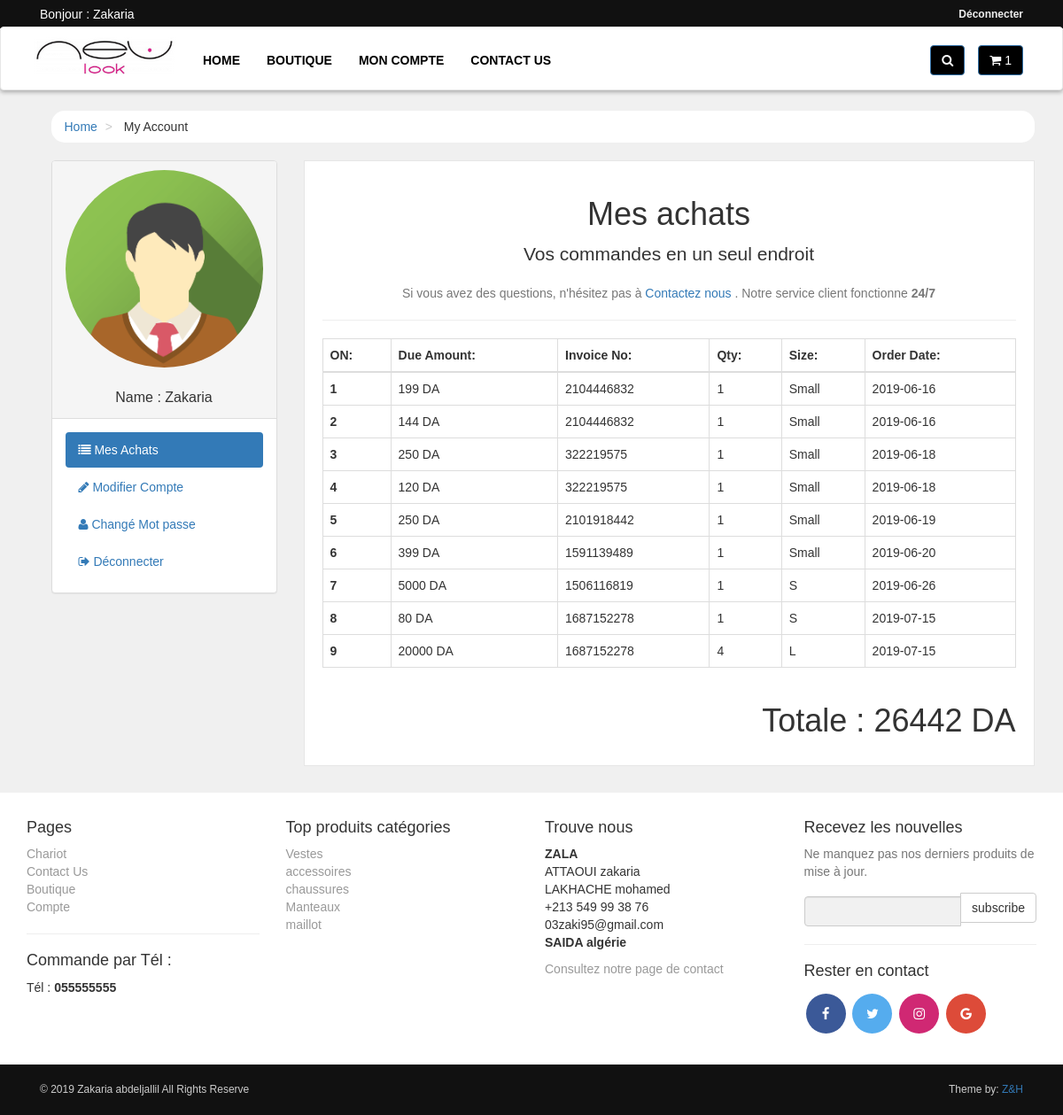
Page /customer/my_account.php?my_orders (signed in) on the committed database.
### tables this page shows
CREATE TABLE IF NOT EXISTS `customers` (
  `customer_id` int(10) NOT NULL AUTO_INCREMENT,
  `customer_name` varchar(255) NOT NULL,
  `customer_email` varchar(255) NOT NULL,
  `customer_pass` varchar(255) NOT NULL,
  `customer_country` text NOT NULL,
  `customer_city` text NOT NULL,
  `customer_contact` varchar(255) NOT NULL,
  `customer_address` text NOT NULL,
  `customer_image` text NOT NULL,
  `customer_ip` varchar(100) NOT NULL,
  `confirmkey` varchar(255) NOT NULL,
  `confirme` int(1) NOT NULL,
  PRIMARY KEY (`customer_id`)
);

CREATE TABLE IF NOT EXISTS `customer_orders` (
  `order_id` int(10) NOT NULL AUTO_INCREMENT,
  `customer_id` int(10) NOT NULL,
  `due_amount` int(100) NOT NULL,
  `invoice_no` int(100) NOT NULL,
  `qty` int(10) NOT NULL,
  `size` text NOT NULL,
  `order_date` date NOT NULL,
  `order_status` text NOT NULL,
  PRIMARY KEY (`order_id`)
);

CREATE TABLE IF NOT EXISTS `product_categories` (
  `p_cat_id` int(10) NOT NULL AUTO_INCREMENT,
  `p_cat_title` text NOT NULL,
  `p_cat_desc` text NOT NULL,
  PRIMARY KEY (`p_cat_id`)
);

### customer/my_orders.php (the view, shortened to what this page needs)
<center>
    <h1> Mes achats </h1>
    <p class="lead"> Vos commandes en un seul endroit</p>
    <p class="text-muted">
        Si vous avez des questions, n'hésitez pas à <a href="../contact.php">Contactez nous
</a>. Notre service client fonctionne <strong>24/7</strong>
    </p>
</center>
<hr>
<div class="table-responsive">
    <table class="table table-bordered table-hover">
        <thead>
            <tr>
                <th> ON: </th>
                <th> Due Amount: </th>
                <th> Invoice No: </th>
                <th> Qty: </th>
                <th> Size: </th>
                <th> Order Date:</th>
            </tr>
        </thead>
        <tbody>
            <?php
            $customer_session = $_SESSION['customer_email'];
            $get_customer = "select * from customers where customer_email='$customer_session'";
            $run_customer = mysqli_query($con,$get_customer);
            $row_customer = mysqli_fetch_array($run_customer);
            $customer_id = $row_customer['customer_id'];
            $get_orders = "select * from customer_orders where customer_id='$customer_id'";
            $run_orders = mysqli_query($con,$get_orders);
            $i = 0;
            $tot = 0;
            while($row_orders = mysqli_fetch_array($run_orders)){
                $due_amount = $row_orders['due_amount'];
                $invoice_no = $row_orders['invoice_no'];
                $qty = $row_orders['qty'];
                $size = $row_orders['size'];
                $order_date = substr($row_orders['order_date'],0,11);
                $i++;
                $tot = $due_amount+$tot;
            ?>
            <tr>
                <th> <?php echo $i; ?> </th>
                <td> <?php echo $due_amount; ?> DA</td>
                <td> <?php echo $invoice_no; ?> </td>
                <td> <?php echo $qty; ?> </td>
                <td> <?php echo $size; ?> </td>
                <td> <?php echo $order_date; ?> </td>
            </tr>
            <?php } ?>
        </tbody>
    </table>
</div>
<div align="right"><h1>Totale : <?php echo $tot; ?> DA</h1></div>

### customer/my_account.php (shortened to what this page needs)
<?php
if(!isset($_SESSION['customer_email'])){
    echo "<script>window.open('../checkout.php','_self')</script>";
}else{
include("includes/db.php");
?>
<!DOCTYPE html>
<html>
<head>
  <link rel="stylesheet" type="text/css" href="styles/bootstrap-337.min.css">
  <link rel="stylesheet" type="text/css" href="font-awsome/css/font-awesome.min.css">
  <link rel="stylesheet" type="text/css" href="styles/style.css">
</head>
<body>
  <hr>
  <div id="top">
     <div class="container">
       <div class="col-md-6 offer">
               <a href="#" >
                <?php
               if (!isset($_SESSION['customer_email'])){
                echo "Bonjour : Anonyme";
                }else{
                   $customer_session = $_SESSION['customer_email'];
                   $get_customer = "select * from customers where customer_email='$customer_session'";
                   $run_customer = mysqli_query($con,$get_customer);
                   $row_customer = mysqli_fetch_array($run_customer);
                   $customer_name = $row_customer['customer_name'];
                   echo "Bonjour : " .$customer_name. "";
                }
                ?>
               </a>
           </div>
          <div class="col-md-6">
               <ul class="menu">
                   <li>
                       <a href="../checkout.php"><?php
               if (!isset($_SESSION['customer_email'])){
                echo "<b><a href='../checkout.php'> Me connecter </a></b>";
                }else{
                  echo "<b><a href='../logout.php'> Déconnecter </a></b>";
                }
                ?>
                       </a>
                   </li>
               </ul>
           </div>
       </div>
   </div>
   <div id="navbar" class="navbar navbar-default">
       <div class="container">
           <div class="navbar-header">
               <a href="../index.php" class="navbar-brand home">
                   <img src="images/newlookred.png" alt="NewL" class="hidden-xs">
               </a>
           </div>
           <div class="navbar-collapse collapse" id="navigation">
               <div class="padding-nav">
                   <ul class="nav navbar-nav left">
                       <li>
                           <a href="../index.php">Home</a>
                       </li>
                       <li>
                           <a href="../shop.php">Boutique</a>
                       </li>
                       <li>
                           <a href="my_account.php">Mon compte</a>
                       </li>
                       <li>
                           <a href="../contact.php">Contact Us</a>
                       </li>
                   </ul>
               </div>
               <a href="
               ../cart.php" class="btn navbar-btn btn-primary right">
                   <i class="fa fa-shopping-cart"></i>
                   <span><?php items(); ?></span>
               </a>
               <div class="navbar-collapse collapse right">
                   <button class="btn btn-primary navbar-btn" type="button" data-toggle="collapse" data-target="#search">
                       <i class="fa fa-search"></i>
                   </button>
               </div>
           </div>
       </div>
   </div>
   <div id="content">
       <div class="container">
           <div class="col-md-12">
               <ul class="breadcrumb">
                   <li>
                       <a href="index.php">Home</a>
                   </li>
                   <li>
                       My Account
                   </li>
               </ul>
           </div>
           <div class="col-md-3">
   <?php
    include("includes/sidebar.php");
    ?>
           </div>
           <div class="col-md-9">
               <div class="box">
                   <?php
                   if (isset($_GET['my_orders'])){
                       include("my_orders.php");
                   }
                   ?>
               </div>
           </div>
       </div>
   </div>
   <?php
    include("includes/footer.php");
    ?>
</body>
</html>
<?php  }  ?>

### customer/includes/sidebar.php (shortened to what this page needs)
<div class="panel panel-default sidebar-menu">
    <div class="panel-heading">
        <?php
        $customer_session = $_SESSION['customer_email'];
        $get_customer = "select * from customers where customer_email='$customer_session'";
        $run_customer = mysqli_query($con,$get_customer);
        $row_customer = mysqli_fetch_array($run_customer);
        $customer_name = $row_customer['customer_name'];
        if (!isset($_SESSION['customer_email'])) {
        }else{
            echo "
            <center>
                <img src='customer_images/avatar2.png' class='img-responsive' id='avatar2'>
                <br />
                <h3 class='panel-title' align='center'>
                Name : $customer_name
                </h3>
            </center>
            ";
        }
        ?>
    </div>
    <div class="panel-body">
        <ul class="nav-pills nav-stacked nav">
            <li class="<?php if(isset($_GET['my_orders'])){ echo "active"; } ?>">
                <a href="my_account.php?my_orders">
                    <i class="fa fa-list"></i> Mes Achats
                </a>
            </li>
            <li class="<?php if(isset($_GET['edit_account'])){ echo "active"; } ?>">
                <a href="my_account.php?edit_account">
                    <i class="fa fa-pencil"></i> Modifier Compte
                </a>
            </li>
            <li class="<?php if(isset($_GET['change_pass'])){ echo "active"; } ?>">
                <a href="my_account.php?change_pass">
                    <i class="fa fa-user"></i> Changé Mot passe
                </a>
            </li>
            <li>
                <a href="../logout.php">
                    <i class="fa fa-sign-out"></i> Déconnecter
                </a>
            </li>
        </ul>
    </div>
</div>

### customer/includes/footer.php (shortened to what this page needs)
<div id="footer">
    <div class="container">
        <div class="row">
            <div class="col-sm-6 col-md-3">
               <h4>Pages</h4>
                <ul>
                    <li><a href="../cart.php">Chariot</a></li>
                    <li><a href="../contact.php">Contact Us</a></li>
                    <li><a href="../shop.php">Boutique</a></li>
                    <li><a href="my_account.php">Compte</a></li>
                </ul>
                <hr>
                <h4>Commande par Tél :</h4>
                 <ul>
                    <li> Tél : <b>055555555</b> </li>
                </ul>
            </div>
            <div class="com-sm-6 col-md-3">
                <h4>Top produits catégories</h4>
                <ul>
                     <?php
                        $get_p_cats = "select * from product_categories";
                        $run_p_cats = mysqli_query($con,$get_p_cats);
                        while($row_p_cats=mysqli_fetch_array($run_p_cats)){
                            $p_cat_id = $row_p_cats['p_cat_id'];
                            $p_cat_title = $row_p_cats['p_cat_title'];
                            echo "
                                <li>
                                    <a href='../shop.php?p_cat=$p_cat_id'>
                                        $p_cat_title
                                    </a>
                                </li>
                            ";
                        }
                    ?>
                </ul>
            </div>
            <div class="col-sm-6 col-md-3">
                <h4>Trouve nous</h4>
                <p>
                    <strong>ZALA</strong>
                    <br/>ATTAOUI zakaria
                    <br/>LAKHACHE mohamed
                    <br/>+213 549 99 38 76
                    <br/>03zaki95@gmail.com
                    <br/><strong>SAIDA algérie</strong>
                </p>
                <a href="../contact.php">Consultez notre page de contact</a>
            </div>
            <div class="col-sm-6 col-md-3">
                <h4>Recevez les nouvelles</h4>
                <p class="text-muted">
                    Ne manquez pas nos derniers produits de mise à jour.
                </p>
                <form action="" method="post">
                    <div class="input-group">
                        <input type="text" class="form-control" name="email">
                        <span class="input-group-btn">
                            <input type="submit" value="subscribe" class="btn btn-default">
                        </span>
                    </div>
                </form>
                <hr>
                <h4>Rester en contact</h4>
                <p id="socil">
                    <a href="https://www.facebook.com/Boutique-New-Look-Sa%C3%AFda-173258006100670/?__tn__=%3C-R&eid=ARC7XaQDip1U3q0kxnn0m7DMOM4ysZ1ov8kBeCkuk9FM-GJGt1MH6CJyxbtInIHiIgJDDgXCwC0tRJYz&hc_ref=ARTNoMknNaHMvTI7SXWu7dn4jk-oR5C0eW2V3U8pyaEHgNyaiPfd3hozqvTotS15SXk&__xts__[0]=68.ARBFXVDKtUAlV0mnv-p7MN8GCSaozTFH0aztiGZDKze9IK78Kg9H7kldxnVwneeIg3P_9k7oUHTuo8XhXvqzH5t4ohxiQcXbZXbVEubJ9csMyraxZm_lG6aXxwNdUqH-Ij75-QWP6OtweqHVf5xKGbD3kQ-n1W1M6HNNUJSzd7-c7ZBgixae_F-MSf7Uye1roaIxzhJEONnIP5_fqGpV7xz1T7kioDRVUzbJrmAA-1ETQT2_maJcOrXIay45lgHMR8oCefZzaC0aChiRbIcUkIgE1xv71fam0r2Yu0oxPozpmF1UL1fHIRjeSVr2FHv02rIDaQgp8oqU4MFqBhtgCwazHC6oj8WsLaBRIIDCDr3OXjXCF8ePP6E" class="fa fa-facebook" target="_blank"></a>
                    <a href="#" class="fa fa-twitter"></a>
                    <a href="https://www.instagram.com/boutiquenewlooksaida/" class="fa fa-instagram" target="_blank"></a>
                    <a href="#" class="fa fa-google"></a>
                </p>
            </div>
        </div>
    </div>
</div>
<div id="copyright">
    <div class="container">
        <div class="col-md-6">
            <p class="pull-left">&copy; 2019 Zakaria abdeljallil All Rights Reserve</p>
        </div>
        <div class="col-md-6">
            <p class="pull-right">Theme by: <a href="#">Z&H</p>
        </div>
    </div>
</div>

### customer/styles/style.css (style rules this page uses)
body { font-size: 14px; line-height: 1.42857143; color: #333333; background: #f0f0f0; overflow-x: hidden; }
#top { background: #111111; padding: 6px 0; position: fixed; top: 0; left: 0; width: 100%; z-index: 10; }
#top .offer { color: #ffffff; }
#top a { color: #ffffff; }
#top ul.menu { padding-top: 2px; margin: 0px; text-align: right; font-size: 12px; list-style: none; }
#top ul.menu > li { display: inline-block; }
#top ul.menu > li a { color: #eeeeee; }
.navbar { box-shadow: 0px 2px 5px rgba(0, 0, 0, .3); background: #ffffff; top: 30px; position: fixed; width: 100%; z-index: 10; }
.navbar-collapse .right { float: right; }
.navbar-brand { float: left; padding: 10px 15px; font-size: 18px; line-height: 20px; height: 70px; }
.navbar ul.nav > li > a { color: black; text-transform: uppercase; font-weight: bold; font-size: 14px; }
.padding-nav { padding-top: 12px; }
.btn-primary { -webkit-transition-duration: 0.4s; background-color: black; }
.box { background: #ffffff; margin: 0 0 30px; border: solid 1px #e6e6e6; box-sizing: border-box; padding: 20px; }
#content { padding-left: 25px; }
#footer { background: #FFFFFF; padding: 20px 0; }
#footer a { color: #999999; padding: 0; text-decoration: none; }
#footer ul { list-style: none; padding-left: 0px; }
#copyright { background: #111111; color: #cccccc; padding: 20px 0px; font-size: 12px; }
#copyright p { margin: 0px; }
.breadcrumb { padding: 8px 15px; margin-bottom: 20px; background: #ffffff; border-radius: 15px; }
.breadcrumb> li + li:before { content: ">\00a0"; color: #cccccc; }
#content .panel.sidebar-menu { box-sizing: border-box; background: #ffffff; }
#content .panel.sidebar-menu h3 { padding: 5px 0px; margin: 0px; }
.row::after { content: ""; clear: both; display: table; }
body, html { height: 100%; }
* { box-sizing: border-box; }
input[type=text], input[type=password] { width: 100%; padding: 15px; margin: 5px 0 22px 0; border: none; background: #f1f1f1; }
body { font-family: Arial, Helvetica, sans-serif; }
input[type=text], input[type=password] { width: 100%; padding: 12px 20px; margin: 8px 0; display: inline-block; border: 1px solid #ccc; box-sizing: border-box; }
button { background-color: black; color: white; border: none; }
#socil .fa { padding: 15px; font-size: 15px; width: 45px; text-align: center; text-decoration: none; margin: 5px 2px; border-radius: 50%; }
#socil .fa-facebook { background: #3B5998; color: white; }
#socil .fa-twitter { background: #55ACEE; color: white; }
#socil .fa-google { background: #dd4b39; color: white; }
#socil .fa-instagram { background: #D02873; color: white; }
#avatar2 { border-radius: 50%; }

### rows in the picture
customers: customer_name "Zakaria"
customer_orders: due_amount "199", invoice_no "2104446832", qty "1", size "Small", order_date "2019-06-16"
customer_orders: due_amount "144", invoice_no "2104446832", qty "1", size "Small", order_date "2019-06-16"
customer_orders: due_amount "250", invoice_no "322219575", qty "1", size "Small", order_date "2019-06-18"
customer_orders: due_amount "120", invoice_no "322219575", qty "1", size "Small", order_date "2019-06-18"
customer_orders: due_amount "250", invoice_no "2101918442", qty "1", size "Small", order_date "2019-06-19"
customer_orders: due_amount "399", invoice_no "1591139489", qty "1", size "Small", order_date "2019-06-20"
customer_orders: due_amount "5000", invoice_no "1506116819", qty "1", size "S", order_date "2019-06-26"
customer_orders: due_amount "80", invoice_no "1687152278", qty "1", size "S", order_date "2019-07-15"
customer_orders: due_amount "20000", invoice_no "1687152278", qty "4", size "L", order_date "2019-07-15"
product_categories: p_cat_title "Vestes"
product_categories: p_cat_title "accessoires"
product_categories: p_cat_title "chaussures"
product_categories: p_cat_title "Manteaux"
product_categories: p_cat_title "maillot"

### other values in the picture
$count_items "1"
$tot "26442"
